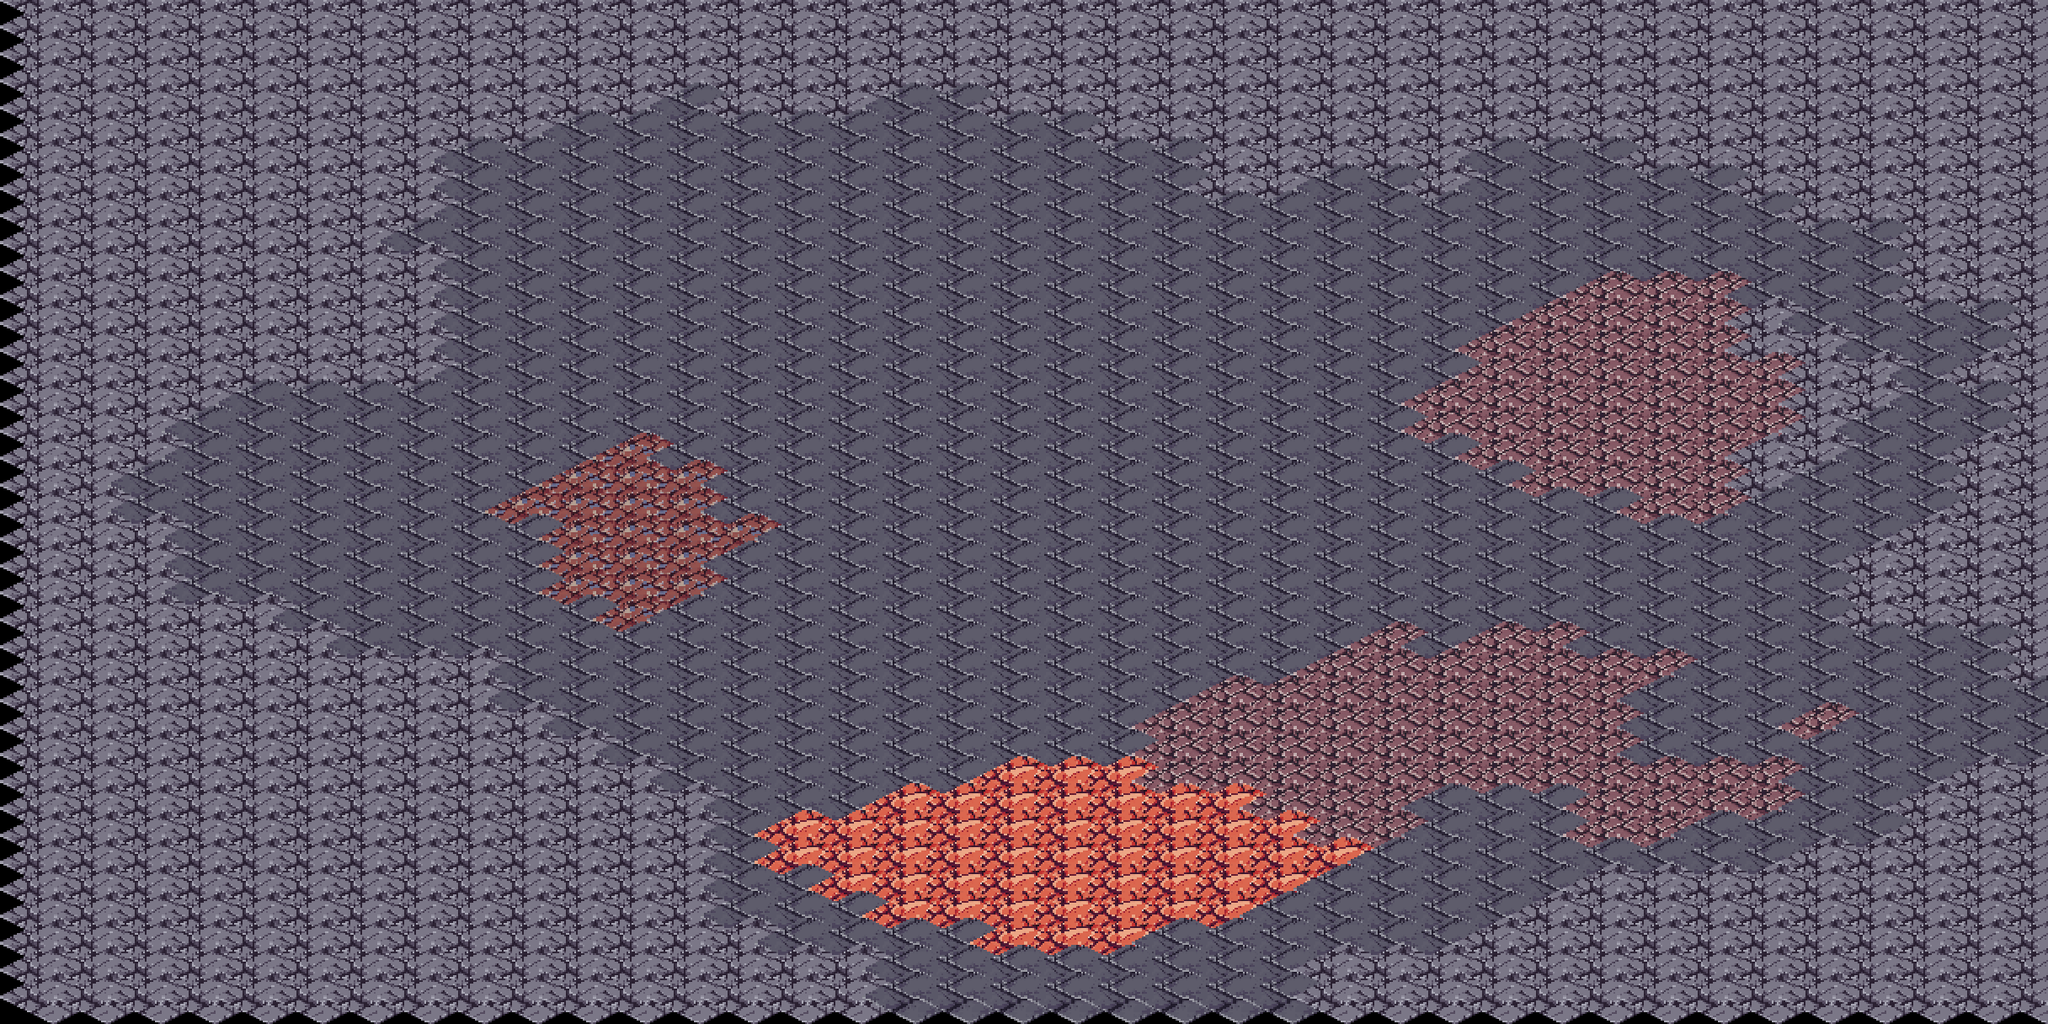

This is a level from a 2D game, rendered from its Tiled map with the project's own tilesets. A one-line summary and the complete map file follow:
An orthogonal 38x38 tile map with 64x32 px tiles, 1 tile layer (suelo).

<map version="1.10" orientation="orthogonal" renderorder="right-down" width="38" height="38" tilewidth="64" tileheight="32" infinite="0" nextlayerid="2" nextobjectid="1">
 <tileset firstgid="1" name="terreno_mundo" tilewidth="128" tileheight="64" tile_count="203" columns="8">
  <image source="../textures/../textures/terreno_mundo.png" width="1024" height="1664" />
  <tile id="6">
   <properties>
    <property name="collision" type="bool" value="true" />
   </properties>
  </tile>
 </tileset>
 <layer id="1" name="suelo" width="38" height="38">
  <data encoding="csv">
7,7,7,7,7,7,7,7,7,7,7,7,7,7,7,7,7,7,7,7,7,7,7,7,7,7,7,7,7,7,7,7,7,7,7,7,7,7,
7,7,7,7,7,7,7,7,7,7,7,7,7,7,7,7,7,7,7,7,7,7,7,7,7,7,7,7,7,7,7,7,7,7,7,7,7,7,
7,7,7,7,7,7,7,7,7,7,7,7,7,7,7,7,7,7,7,7,7,7,7,7,7,7,7,7,7,7,7,7,7,7,7,7,7,7,
7,7,7,7,7,7,7,7,7,7,7,7,7,7,7,7,7,7,7,7,7,7,7,7,7,7,7,7,7,7,7,7,7,7,7,7,7,7,
7,7,7,7,7,7,7,7,7,7,7,7,39,7,7,7,39,39,7,7,7,7,7,7,7,7,7,7,7,7,7,7,7,7,7,7,7,7,
7,7,7,7,7,7,7,7,7,7,39,39,39,39,39,39,39,39,39,39,7,7,7,7,7,7,7,7,7,7,7,7,7,7,7,7,7,7,
7,7,7,7,7,7,7,7,39,39,39,39,39,39,39,39,39,39,39,39,39,39,7,7,7,7,7,39,39,39,7,7,7,7,7,7,7,7,
7,7,7,7,7,7,7,7,39,39,39,39,39,39,39,39,39,39,39,39,39,39,7,7,39,39,7,39,39,39,39,39,7,7,7,7,7,7,
7,7,7,7,7,7,7,7,39,39,39,39,39,39,39,39,39,39,39,39,39,39,39,39,39,39,39,39,39,39,39,39,39,7,7,7,7,7,
7,7,7,7,7,7,7,39,39,39,39,39,39,39,39,39,39,39,39,39,39,39,39,39,39,39,39,39,39,39,39,39,39,39,39,7,7,7,
7,7,7,7,7,7,7,7,39,39,39,39,39,39,39,39,39,39,39,39,39,39,39,39,39,39,39,39,39,39,39,39,39,39,39,7,7,7,
7,7,7,7,7,7,7,7,39,39,39,39,39,39,39,39,39,39,39,39,39,39,39,39,39,39,39,39,39,16,16,16,39,39,39,7,7,7,
7,7,7,7,7,7,7,7,39,39,39,39,39,39,39,39,39,39,39,39,39,39,39,39,39,39,39,39,16,16,16,16,7,39,39,39,39,7,
7,7,7,7,7,7,7,7,39,39,39,39,39,39,39,39,39,39,39,39,39,39,39,39,39,39,39,16,16,16,16,16,7,7,39,39,39,7,
7,7,7,7,7,7,7,7,39,39,39,39,39,39,39,39,39,39,39,39,39,39,39,39,39,39,39,16,16,16,16,16,16,7,7,39,7,7,
7,7,7,7,39,39,39,39,39,39,39,39,39,39,39,39,39,39,39,39,39,39,39,39,39,39,16,16,16,16,16,16,16,7,7,39,39,7,
7,7,7,39,39,39,39,39,39,39,39,39,39,39,39,39,39,39,39,39,39,39,39,39,39,39,16,16,16,16,16,16,16,7,39,39,39,7,
7,7,7,39,39,39,39,39,39,39,39,4,39,39,39,39,39,39,39,39,39,39,39,39,39,39,39,16,16,16,16,16,7,7,39,39,7,7,
7,7,39,39,39,39,39,39,39,39,4,4,4,39,39,39,39,39,39,39,39,39,39,39,39,39,39,39,16,16,16,16,7,39,39,39,7,7,
7,7,39,39,39,39,39,39,39,4,4,4,4,39,39,39,39,39,39,39,39,39,39,39,39,39,39,39,39,39,16,16,39,39,39,39,7,7,
7,7,7,39,39,39,39,39,39,39,4,4,4,4,39,39,39,39,39,39,39,39,39,39,39,39,39,39,39,39,39,39,39,39,39,7,7,7,
7,7,7,39,39,39,39,39,39,39,4,4,4,39,39,39,39,39,39,39,39,39,39,39,39,39,39,39,39,39,39,39,39,39,7,7,7,7,
7,7,7,39,39,39,39,39,39,39,4,4,4,39,39,39,39,39,39,39,39,39,39,39,39,39,39,39,39,39,39,39,39,39,7,7,7,7,
7,7,7,7,7,39,39,39,39,39,39,4,39,39,39,39,39,39,39,39,39,39,39,39,39,39,39,39,39,39,39,39,39,39,7,7,7,7,
7,7,7,7,7,7,39,39,39,39,39,39,39,39,39,39,39,39,39,39,39,39,39,39,39,16,39,16,16,39,39,39,39,39,39,39,39,7,
7,7,7,7,7,7,7,7,7,39,39,39,39,39,39,39,39,39,39,39,39,39,39,39,16,16,16,16,16,16,16,39,39,39,39,39,39,7,
7,7,7,7,7,7,7,7,7,39,39,39,39,39,39,39,39,39,39,39,39,39,16,16,16,16,16,16,16,16,39,39,39,39,39,39,39,39,
7,7,7,7,7,7,7,7,7,7,39,39,39,39,39,39,39,39,39,39,39,16,16,16,16,16,16,16,16,16,39,39,39,16,39,39,39,39,
7,7,7,7,7,7,7,7,7,7,7,39,39,39,39,39,39,39,39,39,39,16,16,16,16,16,16,16,16,16,39,39,39,39,39,39,39,39,
7,7,7,7,7,7,7,7,7,7,7,7,39,39,39,39,39,39,10,10,10,16,16,16,16,16,16,16,16,16,16,16,16,39,39,39,7,7,
7,7,7,7,7,7,7,7,7,7,7,7,7,39,39,39,10,10,10,10,10,10,10,16,16,16,39,39,39,16,16,16,16,39,39,7,7,7,
7,7,7,7,7,7,7,7,7,7,7,7,7,39,10,10,10,10,10,10,10,10,10,10,16,16,39,39,39,16,16,39,39,39,39,7,7,7,
7,7,7,7,7,7,7,7,7,7,7,7,7,39,10,10,10,10,10,10,10,10,10,10,10,39,39,39,39,39,39,39,39,7,7,7,7,7,
7,7,7,7,7,7,7,7,7,7,7,7,7,39,39,10,10,10,10,10,10,10,10,10,39,39,39,39,39,7,7,7,7,7,7,7,7,7,
7,7,7,7,7,7,7,7,7,7,7,7,7,39,39,39,10,10,10,10,10,10,10,39,39,39,39,39,7,7,7,7,7,7,7,7,7,7,
7,7,7,7,7,7,7,7,7,7,7,7,7,7,39,39,39,39,10,10,10,39,39,39,39,39,39,7,7,7,7,7,7,7,7,7,7,7,
7,7,7,7,7,7,7,7,7,7,7,7,7,7,7,7,39,39,39,39,39,39,39,39,7,7,7,7,7,7,7,7,7,7,7,7,7,7,
7,7,7,7,7,7,7,7,7,7,7,7,7,7,7,7,39,39,39,39,39,39,39,39,7,7,7,7,7,7,7,7,7,7,7,7,7,7
</data>
 </layer>
</map>
